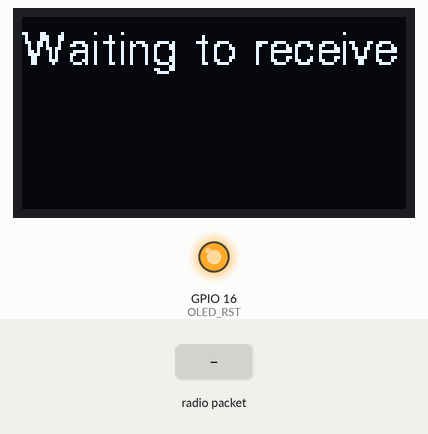
This sketch was run on a simulated ESP32. Parts: 128×64 one-colour display, output pins drawn as LEDs (lit = HIGH). The test bench sets the inputs (shaded band). No radio packets arrive unless stated; what the sketch prints to the serial monitor is not drawn.

Above: at 3.2 s.
At 5.8 s:
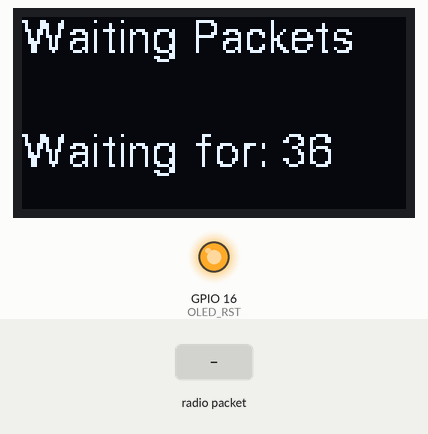
5.9 s: radio packet "1" arrives
At 7.4 s:
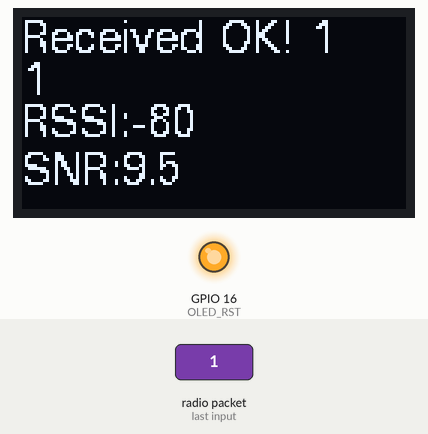
Timing chart, 0 to 8.9 s (numbered marks = the images above; inputs shaded):
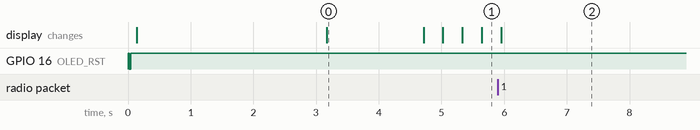

Measured:
- after the input at 5.9 s, the display: changes after 0.05 s (image 2)
- what the display in image 0 shows lasts 1.5 s, from 3.2 s to 4.7 s

The sketch:

GoSTEM_SONDA_GROUND_STATION_MINI.ino
```cpp
#include <LoRa.h>
#include "boards.h"

long Waiting_timer; // Ens indica que està esperant per nous paquets, podem treurel ja que es un simple contador
long Packet_Count = 0; // Conta el total de paquets que em rebut
void setup()
{
    initBoard();
    // When the power is turned on, a delay is required.
    delay(1500);

    Serial.println("LoRa Receiver");

    // Definició dels pins pel modul LoRa
    LoRa.setPins(RADIO_CS_PIN, RADIO_RST_PIN, RADIO_DIO0_PIN);
    if (!LoRa.begin(LoRa_frequency)) {
        Serial.println("Starting LoRa failed!");
        while (1);
    }
    LoRa.setSpreadingFactor(8);      // ranges from 6-12, default 7 see API doc
    // Aquest valor ha de ser el mateix en el modul RX que en el TX

    Serial.println("TEMP,PRES,ALTIUDE,LATITUDE,LONGITUDE,SPEED,COURSE,TIMETX,RSSI,SNR");
   // Aquest codi esta pensat per anar acompanyat d'un programa com PuTTy, aquest programes llegeixen el ports serial que la PCB esta imprimit i ho guarda en una SD
   // D'aquesta manera tot el que llegeixi la modul Ground Station serà guardat automaticament en un fitxer csv en el ordinador en questió.
}

void loop()
{
    // try to parse packet
    int packetSize = LoRa.parsePacket();
    if (packetSize) {
        // received a packet
        //Serial.println("Received packet ");

        String recv = "";
        // read packet
        while (LoRa.available()) {
            recv += (char)LoRa.read();
        }

        Serial.print(recv);
        // print RSSI of packet
        Serial.print(",");
        Serial.print(LoRa.packetRssi());
        Serial.print(",");
        Serial.print(String(LoRa.packetSnr()));
        Packet_Count=Packet_Count+1;

#ifdef HAS_DISPLAY
        if (u8g2) {
            u8g2->clearBuffer();
            char buf[256];
            snprintf(buf, sizeof(buf),"Received OK! %i", Packet_Count);
            u8g2->drawStr(0, 12, buf);
            u8g2->drawStr(0, 26, recv.c_str());
            snprintf(buf, sizeof(buf), "RSSI:%i", LoRa.packetRssi());
            u8g2->drawStr(0, 40, buf);
            snprintf(buf, sizeof(buf), "SNR:%.1f", LoRa.packetSnr());
            u8g2->drawStr(0, 56, buf);
            u8g2->sendBuffer();
        }
        sleep(5);
        Waiting_timer=0;
#endif
    } else {
#ifdef HAS_DISPLAY
        if (u8g2) {
            u8g2->clearBuffer();
            char buf[256];
            u8g2->drawStr(0, 12, "Waiting Packets");
            snprintf(buf, sizeof(buf), "Waiting for: %i", Waiting_timer);
            u8g2->drawStr(0, 50, buf);
            u8g2->sendBuffer();
        }
        Waiting_timer=Waiting_timer+1;
#endif


    }
}
```

boards.h
```cpp
#include <Arduino.h>
#include <SPI.h>
#include <Wire.h>
#include "utilities.h"

#ifdef HAS_SDCARD
#include <SD.h>
#include <FS.h>
#endif

#ifdef HAS_DISPLAY
#include <U8g2lib.h>
U8G2_SSD1306_128X64_NONAME_F_HW_I2C *u8g2 = nullptr;
#endif

#if defined(LILYGO_TBeam_V1_X)
#include <axp20x.h>
AXP20X_Class PMU;

bool initPMU()
{
    if (PMU.begin(Wire, AXP192_SLAVE_ADDRESS) == AXP_FAIL) {
        return false;
    }
    /*
     * The charging indicator can be turned on or off
     * * * */
    // PMU.setChgLEDMode(LED_BLINK_4HZ);

    /*
    * The default ESP32 power supply has been turned on,
    * no need to set, please do not set it, if it is turned off,
    * it will not be able to program
    *
    *   PMU.setDCDC3Voltage(3300);
    *   PMU.setPowerOutPut(AXP192_DCDC3, AXP202_ON);
    *
    * * * */

    /*
     *   Turn off unused power sources to save power
     * **/

    PMU.setPowerOutPut(AXP192_DCDC1, AXP202_OFF);
    PMU.setPowerOutPut(AXP192_DCDC2, AXP202_OFF);
    PMU.setPowerOutPut(AXP192_LDO2, AXP202_OFF);
    PMU.setPowerOutPut(AXP192_LDO3, AXP202_OFF);
    PMU.setPowerOutPut(AXP192_EXTEN, AXP202_OFF);

    /*
     * Set the power of LoRa and GPS module to 3.3V
     **/
    PMU.setLDO2Voltage(3300);   //LoRa VDD
    PMU.setLDO3Voltage(3300);   //GPS  VDD
    PMU.setDCDC1Voltage(3300);  //3.3V Pin next to 21 and 22 is controlled by DCDC1

    PMU.setPowerOutPut(AXP192_DCDC1, AXP202_ON);
    PMU.setPowerOutPut(AXP192_LDO2, AXP202_ON);
    PMU.setPowerOutPut(AXP192_LDO3, AXP202_ON);

    pinMode(PMU_IRQ, INPUT_PULLUP);
    attachInterrupt(PMU_IRQ, [] {
        // pmu_irq = true;
    }, FALLING);

    PMU.adc1Enable(AXP202_VBUS_VOL_ADC1 |
                   AXP202_VBUS_CUR_ADC1 |
                   AXP202_BATT_CUR_ADC1 |
                   AXP202_BATT_VOL_ADC1,
                   AXP202_ON);

    PMU.enableIRQ(AXP202_VBUS_REMOVED_IRQ |
                  AXP202_VBUS_CONNECT_IRQ |
                  AXP202_BATT_REMOVED_IRQ |
                  AXP202_BATT_CONNECT_IRQ,
                  AXP202_ON);
    PMU.clearIRQ();

    return true;
}

void disablePeripherals()
{
    PMU.setPowerOutPut(AXP192_DCDC1, AXP202_OFF);
    PMU.setPowerOutPut(AXP192_LDO2, AXP202_OFF);
    PMU.setPowerOutPut(AXP192_LDO3, AXP202_OFF);
}
#else
#define initPMU()
#define disablePeripherals()
#endif

SPIClass SDSPI(HSPI);


void initBoard()
{
    Serial.begin(115200);
    Serial.println("initBoard");
    SPI.begin(RADIO_SCLK_PIN, RADIO_MISO_PIN, RADIO_MOSI_PIN);
    Wire.begin(I2C_SDA, I2C_SCL);

#ifdef HAS_GPS
    Serial1.begin(GPS_BAUD_RATE, SERIAL_8N1, GPS_RX_PIN, GPS_TX_PIN);
#endif

#if OLED_RST
    pinMode(OLED_RST, OUTPUT);
    digitalWrite(OLED_RST, HIGH); delay(20);
    digitalWrite(OLED_RST, LOW);  delay(20);
    digitalWrite(OLED_RST, HIGH); delay(20);
#endif

    initPMU();


#ifdef BOARD_LED
    /*
    * T-BeamV1.0, V1.1 LED defaults to low level as trun on,
    * so it needs to be forced to pull up
    * * * * */
#if LED_ON == LOW
    gpio_hold_dis(GPIO_NUM_4);
#endif
    pinMode(BOARD_LED, OUTPUT);
    digitalWrite(BOARD_LED, LED_ON);
#endif


#ifdef HAS_DISPLAY
    Wire.beginTransmission(0x3C);
    if (Wire.endTransmission() == 0) {
        Serial.println("Started OLED");
        u8g2 = new U8G2_SSD1306_128X64_NONAME_F_HW_I2C(U8G2_R0, U8X8_PIN_NONE);
        u8g2->begin();
        u8g2->clearBuffer();
        u8g2->setFlipMode(0);
        u8g2->setFontMode(1); // Transparent
        u8g2->setDrawColor(1);
        u8g2->setFontDirection(0);
        u8g2->firstPage();
        do {
            u8g2->setFont(u8g2_font_inb19_mr);
            u8g2->drawStr(0, 30, "LilyGo");
            u8g2->drawHLine(2, 35, 47);
            u8g2->drawHLine(3, 36, 47);
            u8g2->drawVLine(45, 32, 12);
            u8g2->drawVLine(46, 33, 12);
            u8g2->setFont(u8g2_font_inb19_mf);
            u8g2->drawStr(58, 60, "LoRa");
        } while ( u8g2->nextPage() );
        u8g2->sendBuffer();
        u8g2->setFont(u8g2_font_fur11_tf);
        delay(3000);
    }
#endif


#ifdef HAS_SDCARD
    if (u8g2) {
        u8g2->setFont(u8g2_font_ncenB08_tr);
    }
    pinMode(SDCARD_MISO, INPUT_PULLUP);
    SDSPI.begin(SDCARD_SCLK, SDCARD_MISO, SDCARD_MOSI, SDCARD_CS);
    if (u8g2) {
        u8g2->clearBuffer();
    }

    if (!SD.begin(SDCARD_CS, SDSPI)) {

        Serial.println("setupSDCard FAIL");
        if (u8g2) {
            do {
                u8g2->setCursor(0, 16);
                u8g2->println( "SDCard FAILED");;
            } while ( u8g2->nextPage() );
        }

    } else {
        uint32_t cardSize = SD.cardSize() / (1024 * 1024);
        if (u8g2) {
            do {
                u8g2->setCursor(0, 16);
                u8g2->print( "SDCard:");;
                u8g2->print(cardSize / 1024.0);;
                u8g2->println(" GB");;
            } while ( u8g2->nextPage() );
        }

        Serial.print("setupSDCard PASS . SIZE = ");
        Serial.print(cardSize / 1024.0);
        Serial.println(" GB");
    }
    if (u8g2) {
        u8g2->sendBuffer();
    }
    delay(3000);
#endif

    if (u8g2) {
        u8g2->clearBuffer();
        do {
            u8g2->setCursor(0, 16);
            u8g2->println( "Waiting to receive data");;
        } while ( u8g2->nextPage() );
    }


}
```

utilities.h
```cpp
#pragma once

/*
* arduinoLoRa Library just only support SX1276/Sx1278,Not support SX1262
* RadioLib Library supports also SX1262/SX1268 see https://github.com/Xinyuan-LilyGO/LilyGo-LoRa-Series/tree/master/examples/RadioLibExamples
* */
// #define LILYGO_TBeam_V0_7
// #define LILYGO_TBeam_V1_X
 #define LILYGO_T3_V1_0
// #define LILYGO_T3_V1_3
// #define LILYGO_T3_V1_6
// #define LILYGO_T3_V2_0
// #define LILYGO_T95_V1_0

/*
* if you need to change it,
* please open this note and change to the frequency you need to test
* Option: 433E6,470E6,868E6,915E6
* */

#define LoRa_frequency      868E6


#define UNUSE_PIN                   (0)

#if defined(LILYGO_TBeam_V0_7)
#define GPS_RX_PIN                  12
#define GPS_TX_PIN                  15
#define BUTTON_PIN                  39
#define BUTTON_PIN_MASK             GPIO_SEL_39
#define I2C_SDA                     21
#define I2C_SCL                     22

#define RADIO_SCLK_PIN               5
#define RADIO_MISO_PIN              19
#define RADIO_MOSI_PIN              27
#define RADIO_CS_PIN                18
#define RADIO_DIO0_PIN               26
#define RADIO_RST_PIN               23
#define RADIO_DIO1_PIN              33
#define RADIO_BUSY_PIN              32

#define BOARD_LED                   14
#define LED_ON                      HIGH
#define LED_OFF                     LOW

#define GPS_BAUD_RATE               9600
#define HAS_GPS
#define HAS_DISPLAY                 //Optional, bring your own board, no OLED !!

#elif defined(LILYGO_TBeam_V1_X)

#define GPS_RX_PIN                  34
#define GPS_TX_PIN                  12
#define BUTTON_PIN                  38
#define BUTTON_PIN_MASK             GPIO_SEL_38
#define I2C_SDA                     21
#define I2C_SCL                     22
#define PMU_IRQ                     35

#define RADIO_SCLK_PIN               5
#define RADIO_MISO_PIN              19
#define RADIO_MOSI_PIN              27
#define RADIO_CS_PIN                18
#define RADIO_DIO0_PIN               26
#define RADIO_RST_PIN               23
#define RADIO_DIO1_PIN              33
#define RADIO_BUSY_PIN              32

#define BOARD_LED                   4
#define LED_ON                      LOW
#define LED_OFF                     HIGH

#define GPS_BAUD_RATE               9600
#define HAS_GPS
#define HAS_DISPLAY                 //Optional, bring your own board, no OLED !!

#elif defined(LILYGO_T3_V1_0)
#define I2C_SDA                     4
#define I2C_SCL                     15
#define OLED_RST                    16

#define RADIO_SCLK_PIN              5
#define RADIO_MISO_PIN              19
#define RADIO_MOSI_PIN              27
#define RADIO_CS_PIN                18
#define RADIO_DIO0_PIN               26
#define RADIO_RST_PIN               14
#define RADIO_DIO1_PIN              33
#define RADIO_BUSY_PIN              32

#define HAS_DISPLAY

#elif defined(LILYGO_T3_V1_3)

#define I2C_SDA                     21
#define I2C_SCL                     22
#define OLED_RST                    UNUSE_PIN

#define RADIO_SCLK_PIN              5
#define RADIO_MISO_PIN              19
#define RADIO_MOSI_PIN              27
#define RADIO_CS_PIN                18
#define RADIO_DIO0_PIN               26
#define RADIO_RST_PIN               14
#define RADIO_DIO1_PIN              33
#define RADIO_BUSY_PIN              32

#define ADC_PIN                     35

#define HAS_DISPLAY

#elif defined(LILYGO_T3_V1_6)
#define I2C_SDA                     21
#define I2C_SCL                     22
#define OLED_RST                    UNUSE_PIN

#define RADIO_SCLK_PIN              5
#define RADIO_MISO_PIN              19
#define RADIO_MOSI_PIN              27
#define RADIO_CS_PIN                18
#define RADIO_DIO0_PIN               26
#define RADIO_RST_PIN               23
#define RADIO_DIO1_PIN              33
#define RADIO_BUSY_PIN              32

#define SDCARD_MOSI                 15
#define SDCARD_MISO                 2
#define SDCARD_SCLK                 14
#define SDCARD_CS                   13

#define BOARD_LED                   25
#define LED_ON                      HIGH

#define ADC_PIN                     35

#define HAS_SDCARD
#define HAS_DISPLAY

#elif defined(LILYGO_T3_V2_0)
#define I2C_SDA                     21
#define I2C_SCL                     22
#define OLED_RST                    UNUSE_PIN

#define RADIO_SCLK_PIN              5
#define RADIO_MISO_PIN              19
#define RADIO_MOSI_PIN              27
#define RADIO_CS_PIN                18
#define RADIO_DIO0_PIN               26
#define RADIO_RST_PIN               14
#define RADIO_DIO1_PIN              UNUSE_PIN
#define RADIO_BUSY_PIN              UNUSE_PIN

#define SDCARD_MOSI                 15
#define SDCARD_MISO                 2
#define SDCARD_SCLK                 14
#define SDCARD_CS                   13

#define BOARD_LED                   0
#define LED_ON                      LOW

#define HAS_DISPLAY
#define HAS_SDCARD

#elif defined(LILYGO_T95_V1_0)

#define I2C_SDA                     21
#define I2C_SCL                     22
#define OLED_RST                    UNUSE_PIN

#define RADIO_SCLK_PIN              18
#define RADIO_MISO_PIN              19
#define RADIO_MOSI_PIN              23
#define RADIO_CS_PIN                5
#define RADIO_DIO0_PIN               26
#define RADIO_RST_PIN               4
#define RADIO_DIO1_PIN              33
#define RADIO_DIO2_PIN              32
#define RADIO_BUSY_PIN              UNUSE_PIN

#define ADC_PIN                     35
#define HAS_DISPLAY

#else
#error "For the first use, please define the board version and model in <utilities. h>"
#endif
```
